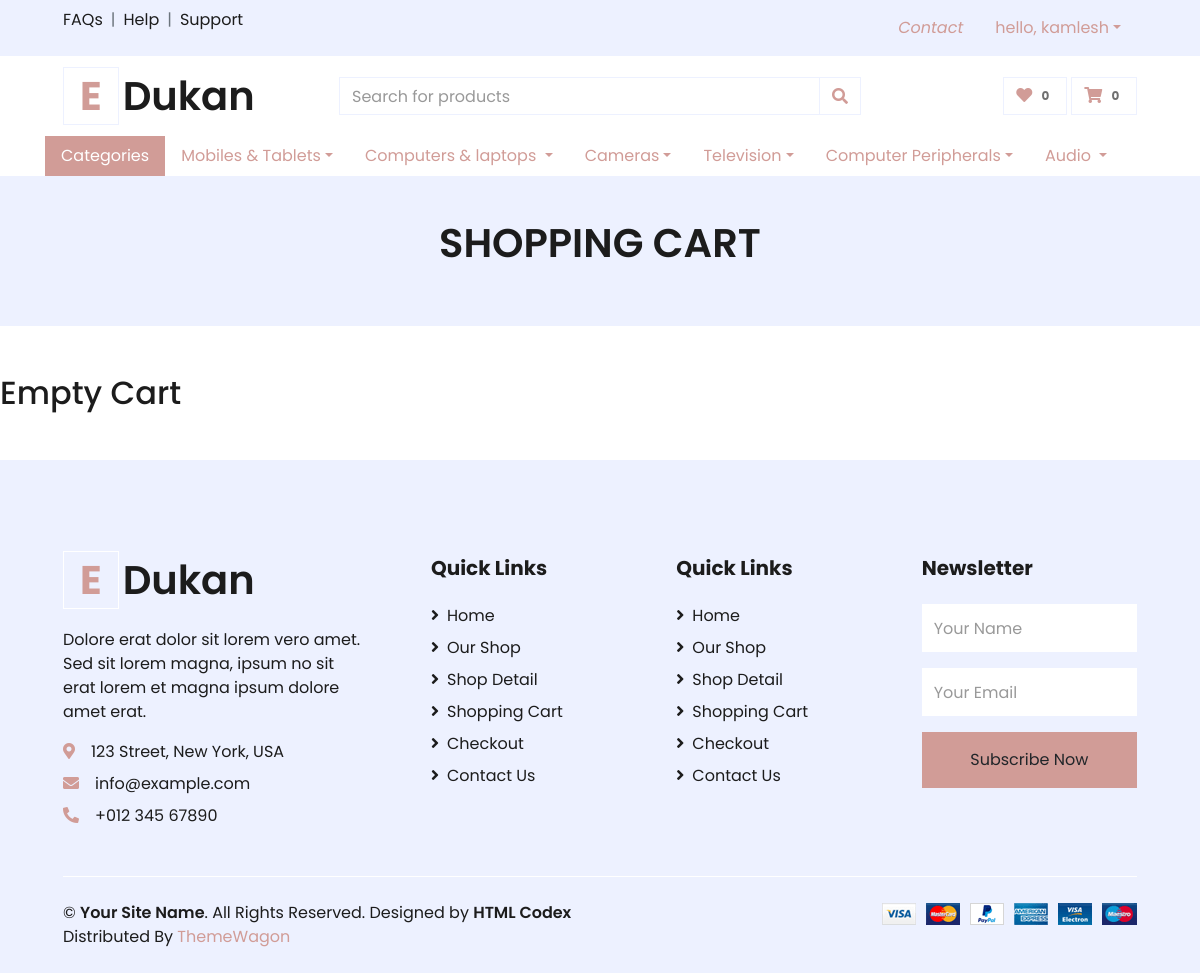
The page /cart/ (signed in) on the database as committed earlier.
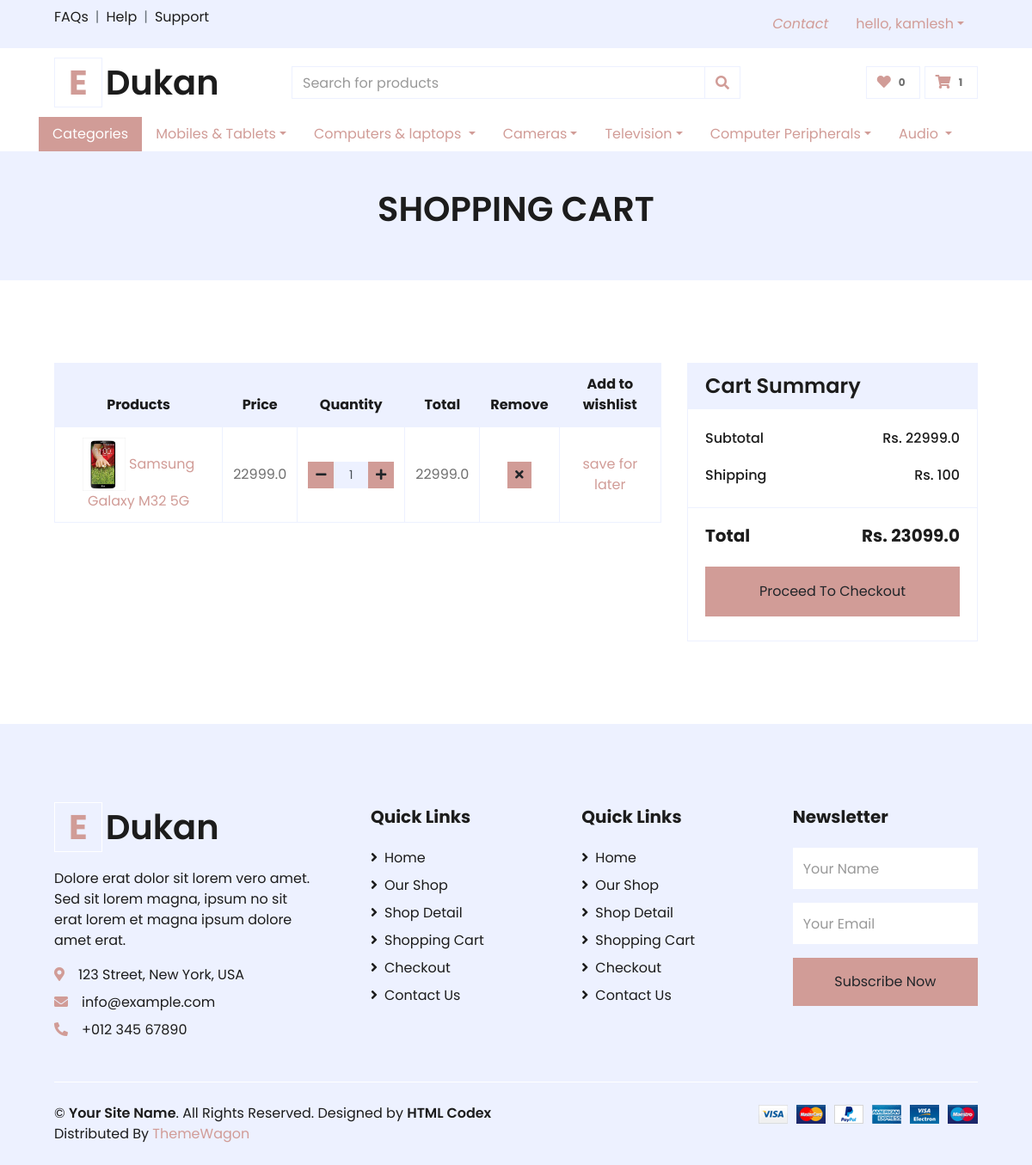
The same page on the database as committed later.
### cart/models.py (models this page shows, shortened)
class Cart(models.Model):
    product=models.ForeignKey(Product, on_delete=models.CASCADE)
    customer=models.ForeignKey(User, on_delete=models.CASCADE)
    qty=models.IntegerField(default=0)
    def get_total(self):
        return self.qty* self.product.price

### products/models.py (models this page shows, shortened)
class Product(models.Model):
    seller=models.ForeignKey(Seller, on_delete=models.CASCADE)
    category=models.ForeignKey(Sub_category, on_delete=models.CASCADE)
    product_name=models.CharField(max_length=100)
    image=models.ImageField(upload_to="Item_image/")
    price=models.FloatField()
    discount=models.FloatField()
    actual_price=models.FloatField()
    brand=models.CharField( max_length=100)
    model_name=models.CharField( max_length=100)
    qty=models.IntegerField(default=0)
    desc=models.TextField()
    review_count=models.IntegerField(default=0)
    rating_count=models.FloatField(default=0)

### cart/views.py (the view)
# urls.py: path('', views.cart , name="cart"  ),
def cart(request):
    if  request.user.is_authenticated:
        user=request.user.id
        items=Cart.objects.filter(customer_id=user)
        subtotal=float()
        for i in range(len(items)):
            subtotal+=items[i].product.price*items[i].qty
        context={
        'cart_item':len(Cart.objects.filter(customer_id=request.user.id)),
        'wishlist_item':len(Wishlist.objects.filter(customer_id=request.user.id)),
        'cart_items':Cart.objects.filter(customer_id=request.user.id),
        'subtotal':subtotal,
        'total':subtotal+100
        }
        return render(request, "cart.html",context)
    else:
        return redirect("/customer/login")

### templates/cart.html (shortened to what the changed rows need)
{% extends 'base.html' %}
{% load static %}
{% block body%}
    <div class="container-fluid bg-secondary mb-5">
        <div class="d-flex flex-column align-items-center justify-content-center" style="min-height: 150px">
            <h1 class="font-weight-semi-bold text-uppercase mb-3">Shopping Cart</h1>
        </div>
    </div>
{% if cart_items%}
    <div class="container-fluid pt-5">
        <div class="row px-xl-5">
            <div class="col-lg-8 table-responsive mb-5">
                <table class="table table-bordered text-center mb-0">
                    <thead class="bg-secondary text-dark">
                        <tr>
                            <th>Products</th>
                            <th>Price</th>
                            <th>Quantity</th>
                            <th>Total</th>
                            <th>Remove</th>
                            <th>Add to wishlist</th>
                        </tr>
                    </thead>
                    <tbody class="align-middle">
                        {% for item in cart_items%}
                        <tr>
                            <td class="align-middle"><img src="/media/Item_image/{{item.product.image}}" alt="" style="width: 50px;">
                                <a href="{% url "products:item_detail" item.product.id %}">{{item.product.product_name}}</a></td>
                            <td  class="align-middle">{{item.product.price}}</td>
                            <td class="align-middle">
                                <div class="input-group quantity mx-auto" style="width: 100px;">
                                    <div class="input-group-btn"><a href={% url "cart:remove_one_cart" item.product.id %}>
                                        <button class="btn btn-sm btn-primary btn-minus" >
                                        <i class="fa fa-minus"></i>
                                        </button> </a>
                                    </div>
                                    <p  class="form-control form-control-sm bg-secondary text-center">{{item.qty}}</p>
                                    <div class="input-group-btn"> <a href={% url "cart:add_one_cart" item.product.id %}>
                                        <button class="btn btn-sm btn-primary btn-plus">
                                             <i class="fa fa-plus"></i>
                                        </button></a>
                                    </div>
                                </div>
                            </td>
                            <td class="align-middle">{{item.get_total}}</td>
                            <td class="align-middle">
                                <a href={% url "cart:delect_from_cart" item.product.id %}>
                                <button class="btn btn-sm btn-primary"><i class="fa fa-times"></i></button>
                            </td>
                            <td class="align-middle">
                                <a href={% url "cart:cart_to_wishlist" item.product.id %}>
                                save for later
                            </td>
                        </tr>
                        {% endfor%}
                    </tbody>
                </table>
            </div>
            <div class="col-lg-4">
                <div class="card border-secondary mb-5">
                    <div class="card-header bg-secondary border-0">
                        <h4 class="font-weight-semi-bold m-0">Cart Summary</h4>
                    </div>
                    <div class="card-body">
                        <div class="d-flex justify-content-between mb-3 pt-1">
                            <h6 class="font-weight-medium">Subtotal</h6>
                            <h6 class="font-weight-medium">Rs. {{subtotal}}</h6>
                        </div>
                        <div class="d-flex justify-content-between">
                            <h6 class="font-weight-medium">Shipping</h6>
                            {% if subtotal %}
                            <h6 class="font-weight-medium">Rs. 100</h6>
                            {% endif%}
                        </div>
                    </div>
                    <div class="card-footer border-secondary bg-transparent">
                        <div class="d-flex justify-content-between mt-2">
                            <h5 class="font-weight-bold">Total</h5>
                            <h5 class="font-weight-bold">Rs. {{total}}</h5>
                        </div>
                       <a href="/checkout"> <button class="btn btn-block btn-primary my-3 py-3">Proceed To Checkout</button>
                       </a>
                    </div>
                </div>
            </div>
        </div>
    </div>
{% else%}
<h2> Empty Cart</h2>
{% endif%}
    {% endblock%}

### templates/base.html (shortened to what the changed rows need)
{% load static %}
<!DOCTYPE html>
<html lang="en">
<head>
    <link href="https://cdnjs.cloudflare.com/ajax/libs/font-awesome/5.10.0/css/all.min.css" rel="stylesheet">
    <link href="{%static 'lib/owlcarousel/assets/owl.carousel.min.css'%}" rel="stylesheet">
    <link href="{%static 'css/style.css'%}" rel="stylesheet">
</head>
<body>
    <div class="container-fluid">
        <div class="row bg-secondary py-2 px-xl-5">
        </div>
        <div class="row align-items-center py-3 px-xl-5">
            <div class="col-lg-3 d-none d-lg-block">
                <a href={% url "core:index" %} class="text-decoration-none">
                    <h1 class="m-0 display-5 font-weight-semi-bold"><span class="text-primary font-weight-bold border px-3 mr-1">E</span>Dukan</h1>
                </a>
            </div>
            <div class="col-lg-3 col-6 text-right">
                <a href={% url "cart:cart" %} class="btn border">
                    <i class="fas fa-shopping-cart text-primary"></i>
                    <span class="badge">{{cart_item}}</span>
                </a>
            </div>
        </div>
    </div>
    <div class="container">
    <ul class="nav nav-pills">
      </ul>
    </div>
{% block body%} {% endblock%}
    <div class="container-fluid bg-secondary text-dark mt-5 pt-5">
        <div class="row px-xl-5 pt-5">
            <div class="col-lg-4 col-md-12 mb-5 pr-3 pr-xl-5">
                <a href={% url "core:index" %} class="text-decoration-none">
                    <h1 class="mb-4 display-5 font-weight-semi-bold"><span class="text-primary font-weight-bold border border-white px-3 mr-1">E</span>Dukan</h1>
                </a>
            </div>
        </div>
        <div class="row border-top border-light mx-xl-5 py-4">
        </div>
    </div>
</body>
</html>

Rows that differ between the two databases and show on the page:
added Cart: product.image (picture), product.product_name "Samsung Galaxy M32 5G", product.price "22999.0", qty "1", get_total "22999.0"
Other text that changed with them:
{{ cart_item }}: "0" → "1"
{{ subtotal }}: (not shown) → "22999.0"
{{ total }}: (not shown) → "23099.0"
text no longer shown: "Empty Cart"
text now shown: "Products Price Quantity Total Remove Add to wishlist Cart Summary Subtotal Rs. Shipping Rs. 100 Total Rs. Proceed To Checkout"
